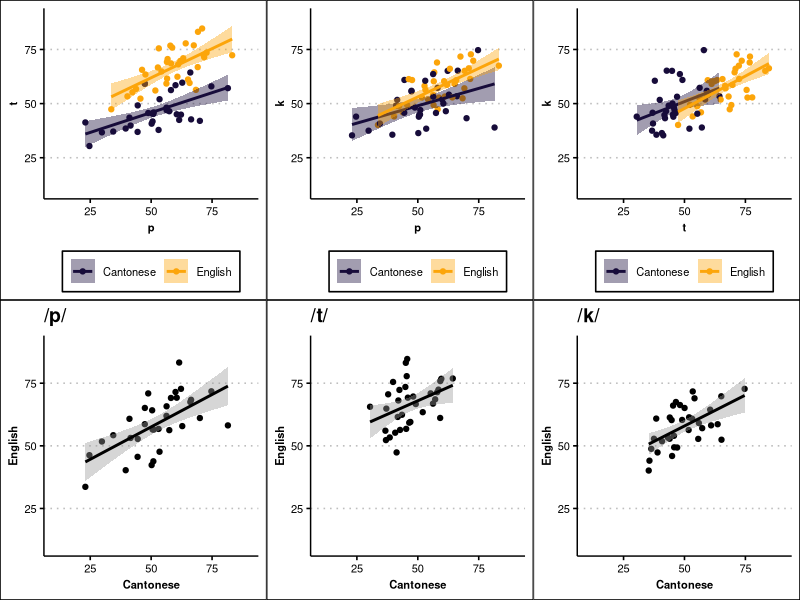
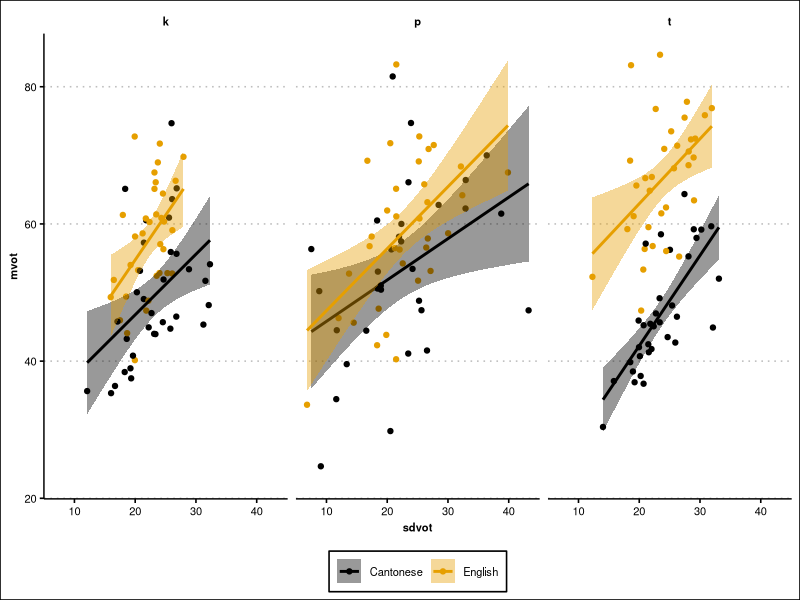
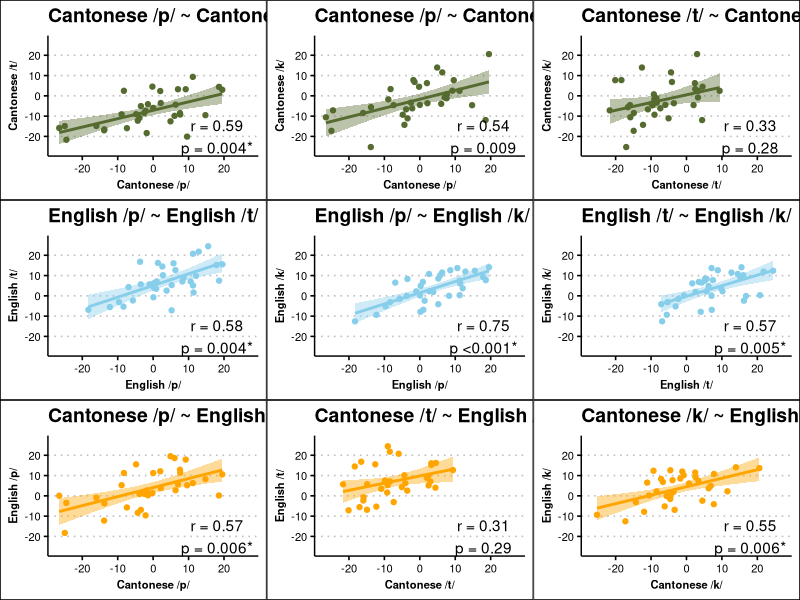

These charts were generated, in order, by the following R code:
## ---- chunk 1
knitr::opts_chunk$set(echo = TRUE)
## ---- chunk 2
library(tidyverse)
library(ggthemes)
library(gridExtra)
library(psych)
library(kableExtra)

theme_set(
  theme_clean() + 
  theme(
      legend.title = element_blank(),
      legend.text = element_text(size=8),
      legend.position = 'bottom',
      axis.title.x = element_text(size = 8, face='bold'),
      axis.title.y = element_text(size = 8, face='bold'),
      axis.text.x = element_text(size = 8),
      axis.text.y = element_text(size = 8),
      strip.text = element_text(size = 8, face='bold'),
      )
  )
## ---- chunk 3
df <- read_csv('dfs/ptk_clean_20210602.csv') # this version used in Interspeech paper
head(df)
## ---- chunk 4
means <- df %>%
  group_by(talker, language, segment) %>%
  summarise(mean_vot_ms = mean(vot_ms)) %>%
  ungroup() %>%
  pivot_wider(names_from = 'segment', values_from = 'mean_vot_ms') 
## ---- chunk 5
dfsummary <- df %>%
  group_by(talker, language, segment) %>%
  summarise(mvot = mean(vot_ms)) %>%
  ungroup() %>%
  pivot_wider(names_from = c('language','segment'), values_from = 'mvot') %>%
  select(CanP=Cantonese_p, CanT=Cantonese_t, CanK=Cantonese_k, EngP=English_p, EngT=English_t, EngK=English_k)
 
dfsummary
## ---- chunk 6
output <- corr.test(dfsummary, method='pearson', adjust = 'holm')
output
## ---- chunk 7
pt <- ggplot(means, aes(x=p, y=t, color=language, fill=language)) +
        geom_point() +
        geom_smooth(method='lm', formula = 'y ~ x') +
        scale_color_viridis_d(option = 'inferno', begin = 0.1, end = 0.8) +
        scale_fill_viridis_d(option = 'inferno', begin = 0.1, end = 0.8) +
        scale_x_continuous(limits = c(10,90)) + 
        scale_y_continuous(limits = c(10,90)) 

pk <- ggplot(means, aes(x=p, y=k, color=language, fill=language)) +
        geom_point() +
        geom_smooth(method='lm', formula = 'y ~ x') +
        scale_color_viridis_d(option = 'inferno', begin = 0.1, end = 0.8) +
        scale_fill_viridis_d(option = 'inferno', begin = 0.1, end = 0.8)+
        scale_x_continuous(limits = c(10,90)) + 
        scale_y_continuous(limits = c(10,90)) 

tk <- ggplot(means, aes(x=t, y=k, color=language, fill=language)) +
        geom_point() +
        geom_smooth(method='lm', formula = 'y ~ x') +
        scale_color_viridis_d(option = 'inferno', begin = 0.1, end = 0.8) +
        scale_fill_viridis_d(option = 'inferno', begin = 0.1, end = 0.8)+
        scale_x_continuous(limits = c(10,90)) + 
        scale_y_continuous(limits = c(10,90)) 
## ---- chunk 8
pp <- means %>%
  select(talker, language, p) %>%
  pivot_wider(names_from = 'language', values_from = 'p') %>%
  ggplot(aes(x=Cantonese, y=English)) +
      geom_point() +
      geom_smooth(method='lm', formula = 'y ~ x', color='black') +
      scale_x_continuous(limits = c(10,90)) + 
      scale_y_continuous(limits = c(10,90)) 
pp <- pp + ggtitle('/p/')

tt <- means %>%
  select(talker, language, t) %>%
  pivot_wider(names_from = 'language', values_from = 't') %>%
  ggplot(aes(x=Cantonese, y=English)) +
      geom_point() +
      geom_smooth(method='lm', formula = 'y ~ x', color='black') +
      scale_x_continuous(limits = c(10,90)) + 
      scale_y_continuous(limits = c(10,90)) 
tt <- tt + ggtitle('/t/')

kk <- means %>%
  select(talker, language, k) %>%
  pivot_wider(names_from = 'language', values_from = 'k') %>%
  ggplot(aes(x=Cantonese, y=English)) +
      geom_point() +
      geom_smooth(method='lm', formula = 'y ~ x', color='black') +
      scale_x_continuous(limits = c(10,90)) + 
      scale_y_continuous(limits = c(10,90)) 

kk <- kk + ggtitle('/k/')
## ---- chunk 9
grid.arrange(pt, pk, tk, pp, tt, kk, nrow=2)
## ---- chunk 10
 df %>%
  group_by(talker, language, segment) %>%
  summarise(mvot = mean(vot_ms), sdvot = sd(vot_ms)) %>%
  ungroup() %>%
  ggplot(aes(x=sdvot, y=mvot, color=language, fill=language)) +
    geom_point() + 
    geom_smooth(method='lm', formula = 'y ~ x') +
    scale_color_colorblind()+
  scale_fill_colorblind()+
    facet_wrap(~segment)
## ---- chunk 11
rdf <- df
resmodel <- lm(vot_ms ~ avg_phone_dur_ms, data = rdf)
rdf$residual_vot_ms <- resid(resmodel)
## ---- chunk 12
rdfsummary <- rdf %>%
  group_by(talker, language, segment) %>%
  summarise(mvot = mean(residual_vot_ms)) %>%
  ungroup() %>%
  pivot_wider(names_from = c('language','segment'), values_from = 'mvot') %>%
  select(rCanP=Cantonese_p, rCanT=Cantonese_t, rCanK=Cantonese_k, rEngP=English_p, rEngT=English_t, rEngK=English_k)
 
rdfout <- corr.test(rdfsummary, method='pearson', adjust = 'holm')
## ---- chunk 13
options(scipen = 999)

rdfout$ci %>%
  rownames_to_column(var = 'comparison') %>%
  left_join(rdfout$ci2, by=c('r','p')) %>%
  select(comparison, r, p.adj) %>%
  mutate(comparison = str_replace_all(comparison, 'r','')) %>%
  separate(comparison, into = c('a', 'b'), sep='-') %>%
  separate(a, into = c('a_lang', 'a_seg'), sep = -1) %>%
  separate(b, into = c('b_lang', 'b_seg'), sep = -1) %>%
  arrange(a_lang, b_lang, a_seg, b_seg) %>%
  mutate(r = round(r, 2), p.adj = round(p.adj, 4))
## ---- chunk 14
resid_means <- rdf %>%
  group_by(talker, language, segment) %>%
  summarise(mean_resid_vot = mean(residual_vot_ms)) %>%
  ungroup() %>%
  pivot_wider(names_from = 'segment', values_from = 'mean_resid_vot') 

wide_means <- resid_means %>%
  pivot_wider(id_cols = talker, names_from = language, values_from = c('p','t','k')) %>%
  select(`Cantonese /p/` = p_Cantonese, `Cantonese /t/` = t_Cantonese, `Cantonese /k/` = k_Cantonese, 
         `English /p/` = p_English, `English /t/` = t_English, `English /k/` = k_English)
## ---- chunk 15
app <- ggplot(wide_means, aes(x=`Cantonese /p/`, y=`English /p/`)) + 
  geom_point(color='orange') +
  geom_smooth(method='lm', formula = 'y ~ x', color='orange', fill='orange') +
  scale_x_continuous(limits = c(-27,27)) + 
  scale_y_continuous(limits = c(-27,27)) 
app <- app + 
  annotate("text", x = 18, y = -20, label = 'r = 0.57\np = 0.006*') + 
  ggtitle('Cantonese /p/ ~ English /p/')

att <- ggplot(wide_means, aes(x=`Cantonese /t/`, y=`English /t/`)) + 
  geom_point(color='orange') +
  geom_smooth(method='lm', formula = 'y ~ x', color='orange', fill='orange')+
  scale_x_continuous(limits = c(-27,27)) + 
  scale_y_continuous(limits = c(-27,27)) 

att <- att + 
  annotate("text", x = 18, y = -20, label = 'r = 0.31\np = 0.29') + 
  ggtitle('Cantonese /t/ ~ English /t/')

akk <- ggplot(wide_means, aes(x=`Cantonese /k/`, y=`English /k/`)) + 
  geom_point(color='orange') +
  geom_smooth(method='lm', formula = 'y ~ x', color='orange', fill='orange')+
  scale_x_continuous(limits = c(-27,27)) + 
  scale_y_continuous(limits = c(-27,27)) 

akk <- akk + 
  annotate("text", x = 18, y = -20, label = 'r = 0.55\np = 0.006*') + 
  ggtitle('Cantonese /k/ ~ English /k/')

ept <- ggplot(wide_means, aes(x=`English /p/`, y=`English /t/`)) + 
  geom_point(color='skyblue') +
  geom_smooth(method='lm', formula = 'y ~ x', color='skyblue', fill='skyblue')+
  scale_x_continuous(limits = c(-27,27)) + 
  scale_y_continuous(limits = c(-27,27)) 
ept <- ept + 
  annotate("text", x = 18, y = -20, label = 'r = 0.58\np = 0.004*') + 
  ggtitle('English /p/ ~ English /t/')

epk <- ggplot(wide_means, aes(x=`English /p/`, y=`English /k/`)) + 
  geom_point(color='skyblue') +
  geom_smooth(method='lm', formula = 'y ~ x', color='skyblue', fill='skyblue') +
  scale_x_continuous(limits = c(-27,27)) + 
  scale_y_continuous(limits = c(-27,27)) 
epk <- epk + 
  annotate("text", x = 18, y = -20, label = 'r = 0.75\np <0.001*') + 
  ggtitle('English /p/ ~ English /k/')

etk <- ggplot(wide_means, aes(x=`English /t/`, y=`English /k/`)) + 
  geom_point(color='skyblue') +
  geom_smooth(method='lm', formula = 'y ~ x', color='skyblue', fill='skyblue') +
  scale_x_continuous(limits = c(-27,27)) + 
  scale_y_continuous(limits = c(-27,27)) 
etk <- etk + 
  annotate("text", x = 18, y = -20, label = 'r = 0.57\np = 0.005*') + 
  ggtitle('English /t/ ~ English /k/')

cpt <- ggplot(wide_means, aes(x=`Cantonese /p/`, y=`Cantonese /t/`)) + 
  geom_point(color='darkolivegreen') +
  geom_smooth(method='lm', formula = 'y ~ x', color='darkolivegreen', fill='darkolivegreen') +
  scale_x_continuous(limits = c(-27,27)) + 
  scale_y_continuous(limits = c(-27,27)) 
cpt <- cpt + 
  annotate("text", x = 18, y = -20, label = 'r = 0.59\np = 0.004*') + 
  ggtitle('Cantonese /p/ ~ Cantonese /t/')

cpk <- ggplot(wide_means, aes(x=`Cantonese /p/`, y=`Cantonese /k/`)) + 
  geom_point(color='darkolivegreen') +
  geom_smooth(method='lm', formula = 'y ~ x', color='darkolivegreen', fill='darkolivegreen') +
  scale_x_continuous(limits = c(-27,27)) + 
  scale_y_continuous(limits = c(-27,27)) 
cpk <- cpk + 
  annotate("text", x = 18, y = -20, label = 'r = 0.54\np = 0.009') + 
  ggtitle('Cantonese /p/ ~ Cantonese /k/')

ctk <- ggplot(wide_means, aes(x=`Cantonese /t/`, y=`Cantonese /k/`)) + 
  geom_point(color='darkolivegreen') +
  geom_smooth(method='lm', formula = 'y ~ x', color='darkolivegreen', fill='darkolivegreen') +
  scale_x_continuous(limits = c(-27,27)) +
  scale_y_continuous(limits = c(-27,27))
ctk <- ctk + 
  annotate("text", x = 18, y = -20, label = 'r = 0.33\np = 0.28') + 
  ggtitle('Cantonese /t/ ~ Cantonese /k/')
## ---- chunk 16
all <- grid.arrange(cpt, cpk, ctk, ept, epk, etk, app, att, akk, nrow=3)
# ggsave('figs/correlation_uniformity.png', plot=all, height = 10, width = 12, units='in') #used in ISBPAC poster
